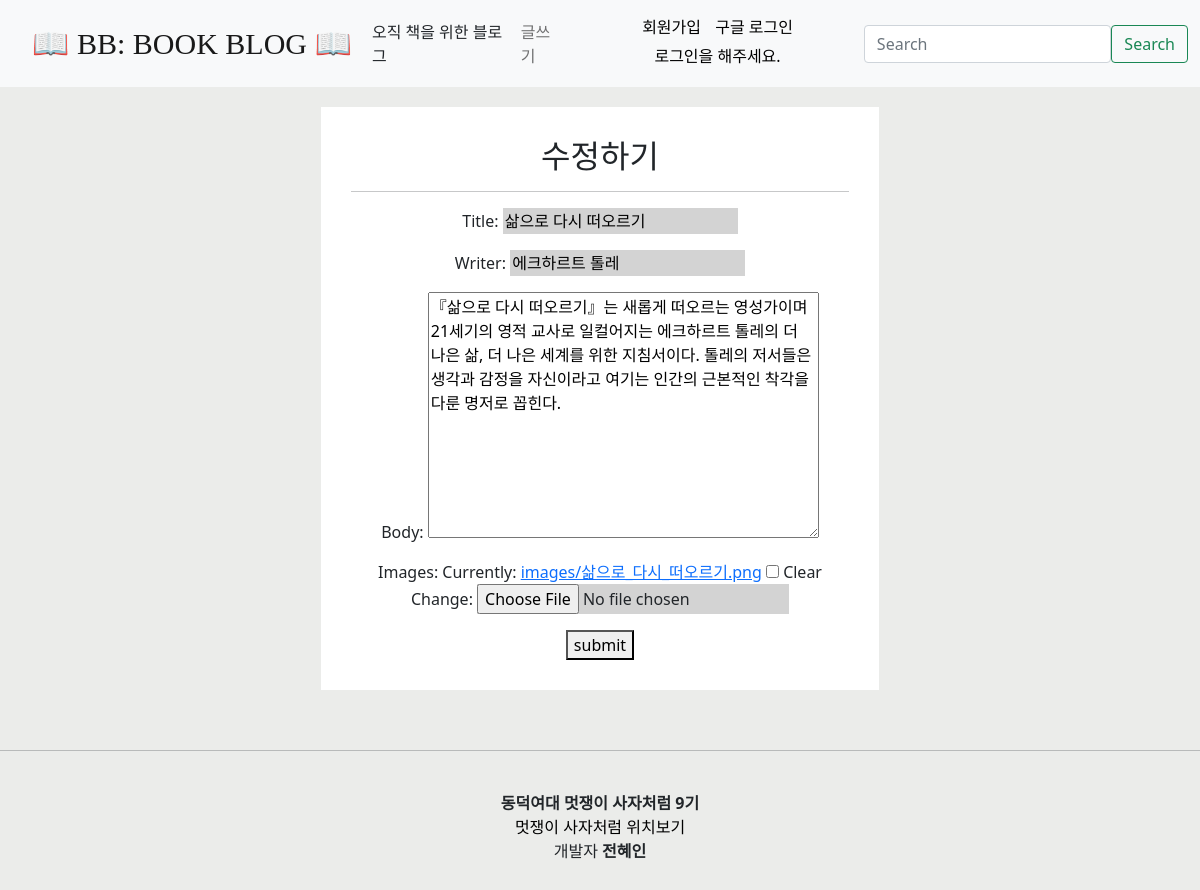
Page /crudapp/edit/6 on the committed database.
### crudapp/models.py (models this page shows, shortened)
class Blog(models.Model):
    title = models.CharField(max_length=200)
    writer = models.CharField(max_length=100)
    pub_date = models.DateTimeField('date published')
    body = models.TextField()
    images = models.ImageField(blank=True, upload_to="images", null=True)
    image_thumbnail = ImageSpecField(source = 'images', processors=[ResizeToFill(120,60)], format='JPEG')
    hits = models.PositiveIntegerField(default=0, verbose_name='조회수')

### crudapp/views.py (the view, shortened to what this page needs)
# urls.py: path('edit/<str:id>', edit, name="edit"),
def edit(request, id):
    post = get_object_or_404(Blog, pk = id)
    if request.method == 'GET': #수정하려고 들어갔을 때
        post_form = BlogForm(instance = post)
        return render(request, 'edit.html', {'edit_post':post_form})

### crudapp/forms.py
class BlogForm(forms.ModelForm):
    class Meta:
        model = Blog
        fields = ['title', 'writer', 'body', 'images']

### crudapp/templates/edit.html (shortened to what this page needs)
{% extends 'base.html' %}
{% block content %}
    <div class="mainbox">
    <h2>수정하기</h2>
    <hr>
    <form method="POST" enctype="multipart/form-data">
        {{ edit_post.as_p }}
        <button type="submit">submit</button>
    </form>
    </div>
{% endblock %}

### crudapp/templates/edit.html (style rules this page uses)
body { background-color: rgba(232, 233, 231, 0.842); }
.mainbox { background-color: white; margin: auto; padding: 30px; width: 50%; }
input { background-color: lightgray; border-style: none; }

### rows in the picture
Blog: title "삶으로 다시 떠오르기", writer "에크하르트 톨레", body "『삶으로 다시 떠오르기』는 새롭게 떠오르는 영성가이며 21세기의 영적 교사로 일컬어지는 에크하르트 톨레의 더 나은 삶, 더 나은 세계를 위한 지침서이다. 톨레의 저서들은 생각과 감정을 자신이라고 여기는 인간의 근본적인 착각을 다룬 명저로 꼽힌다."
